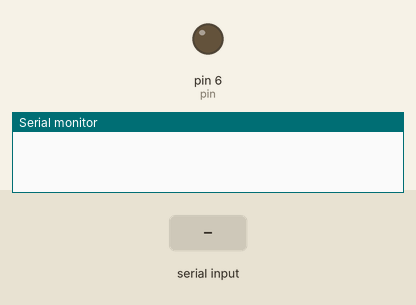
Simulated run of this sketch. Board: Arduino Uno, built with avr-gcc and run on an emulated ATmega328P. Parts: output pins drawn as LEDs (lit = HIGH), the last lines printed to the serial monitor. The inputs (shaded band) are chosen by the test bench.

Above: at 1.2 s.
1.3 s: "ON" received over Serial
At 3.3 s:
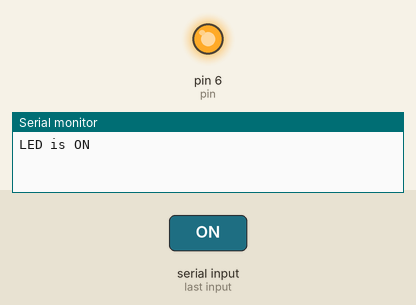
3.8 s: "OFF" received over Serial
At 5.2 s:
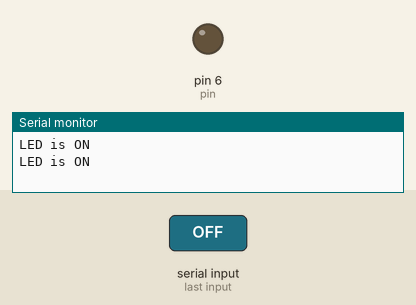
Timing chart, 0 to 6.8 s (numbered marks = the images above; inputs shaded):
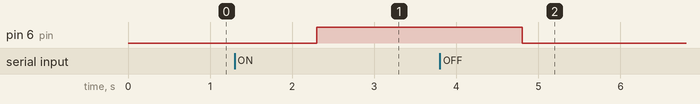

The sketch:

Arduino_To_ASP.NET.ino
```cpp
int pin = 6;
void setup() {
  pinMode(pin , OUTPUT);
  Serial.begin(9600);
  digitalWrite(pin, LOW);
}

void loop() {
  if (Serial.available() > 0 ) {
    String recieved = Serial.readString();
    if (recieved.indexOf("ON") != -1 )
    {
      Serial.println("LED is ON");
      digitalWrite(pin, HIGH);
    }
    else if (recieved.indexOf("OFF") != -1 )
    {
      Serial.println("LED is ON");
      digitalWrite(pin, LOW);
    }
    delay(100);
  }
}
```

Measured:
- after the input at 1.3 s, pin 6 (pin): LOW → HIGH after 1.0 s
- after the input at 3.8 s, pin 6 (pin): HIGH → LOW after 1.0 s
